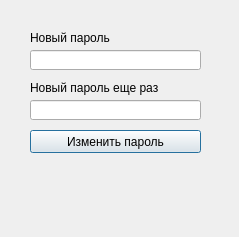
<?xml version="1.0" encoding="UTF-8"?>
<ui version="4.0">
 <class>ChangePasswordDialog</class>
 <widget class="QDialog" name="ChangePasswordDialog">
  <property name="geometry">
   <rect>
    <x>0</x>
    <y>0</y>
    <width>239</width>
    <height>237</height>
   </rect>
  </property>
  <property name="windowTitle">
   <string>Изменить пароль</string>
  </property>
  <widget class="QPushButton" name="ChangeButton">
   <property name="geometry">
    <rect>
     <x>30</x>
     <y>130</y>
     <width>171</width>
     <height>23</height>
    </rect>
   </property>
   <property name="text">
    <string>Изменить пароль</string>
   </property>
  </widget>
  <widget class="QLineEdit" name="PasswordInput">
   <property name="geometry">
    <rect>
     <x>30</x>
     <y>50</y>
     <width>171</width>
     <height>20</height>
    </rect>
   </property>
  </widget>
  <widget class="QLineEdit" name="PasswordConfirmInput">
   <property name="geometry">
    <rect>
     <x>30</x>
     <y>100</y>
     <width>171</width>
     <height>20</height>
    </rect>
   </property>
  </widget>
  <widget class="QLabel" name="label">
   <property name="geometry">
    <rect>
     <x>30</x>
     <y>30</y>
     <width>171</width>
     <height>16</height>
    </rect>
   </property>
   <property name="text">
    <string>Новый пароль</string>
   </property>
  </widget>
  <widget class="QLabel" name="label_2">
   <property name="geometry">
    <rect>
     <x>30</x>
     <y>80</y>
     <width>171</width>
     <height>16</height>
    </rect>
   </property>
   <property name="text">
    <string>Новый пароль еще раз</string>
   </property>
  </widget>
 </widget>
 <tabstops>
  <tabstop>PasswordInput</tabstop>
  <tabstop>PasswordConfirmInput</tabstop>
  <tabstop>ChangeButton</tabstop>
 </tabstops>
 <resources/>
 <connections/>
</ui>
